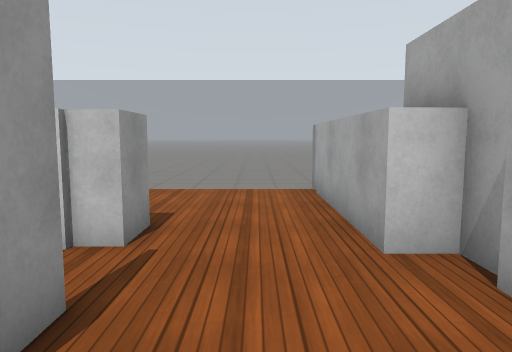
view 1 (above)

24 first-person views from a walk through a robot-simulator world made for Gazebo. The camera is 1.2 m above the floor, tilts 6° down and sees 70° across. The floor is counted in squares, 1 m on a side. Each view is taken from the middle of a square. On the plan, view 1 faces up. The plan holds only what a view shows up to about 14 squares ahead; the rest is blank. Gazebo's built-in surfaces are drawn with simple patterns.

view 2
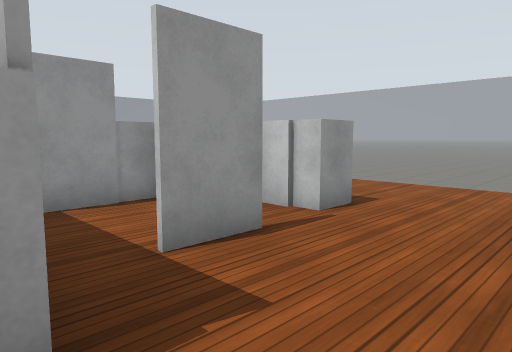

view 3
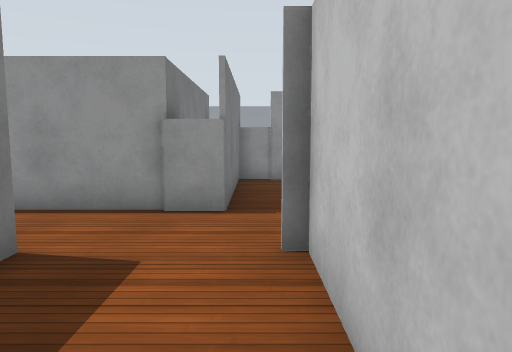

view 4
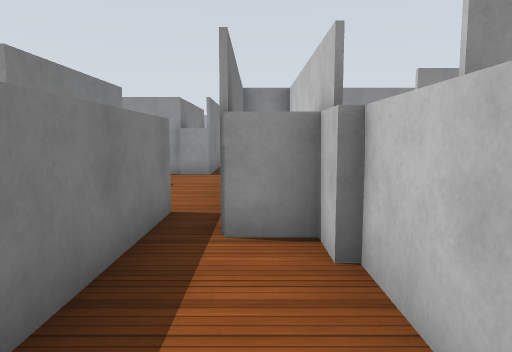

view 5
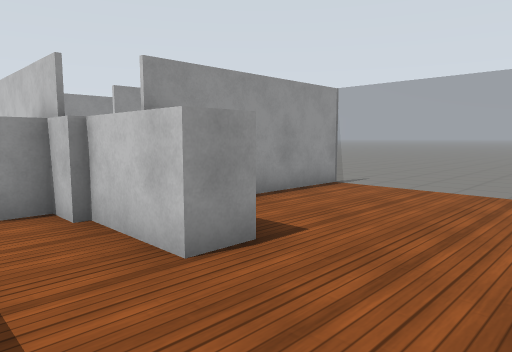

view 6
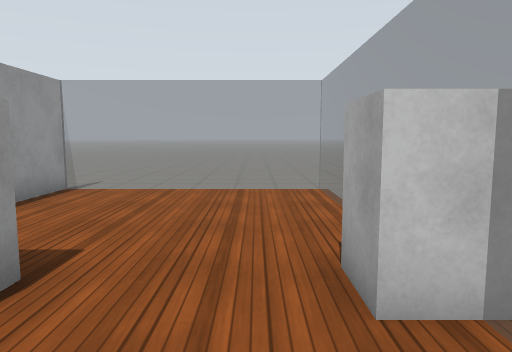

view 7
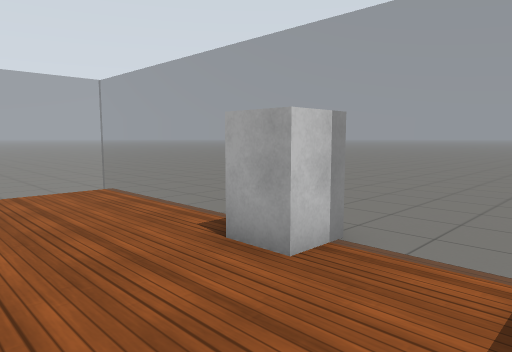

view 8
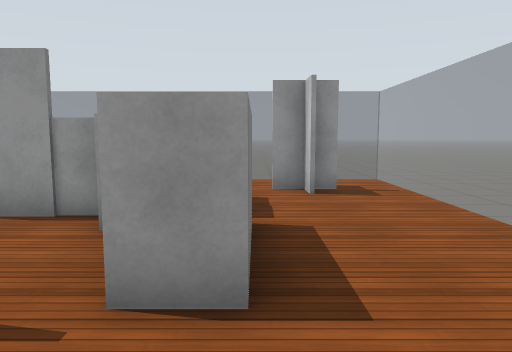

view 9
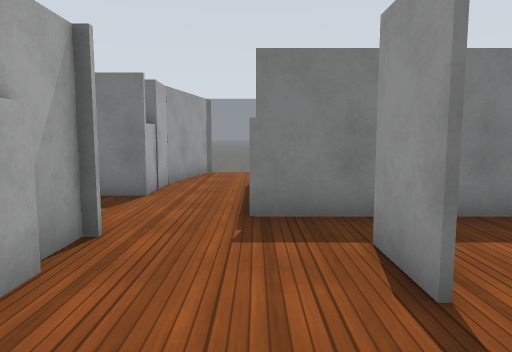

view 10
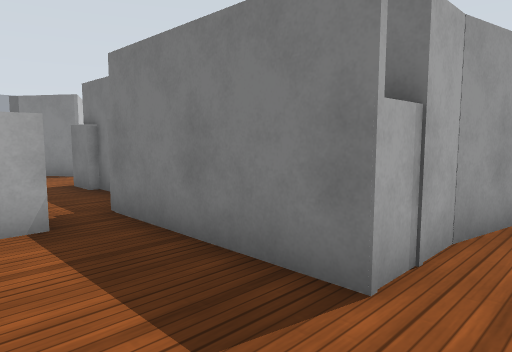

view 11
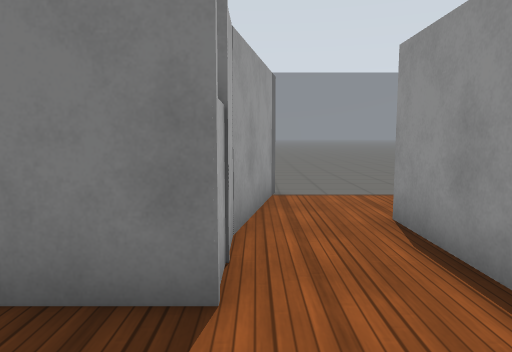

view 12
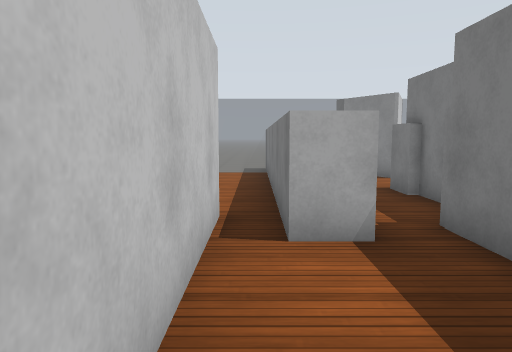

view 13
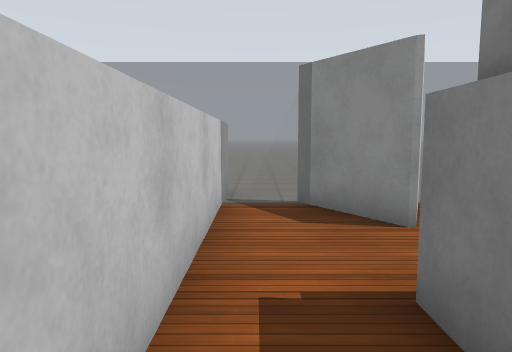

view 14
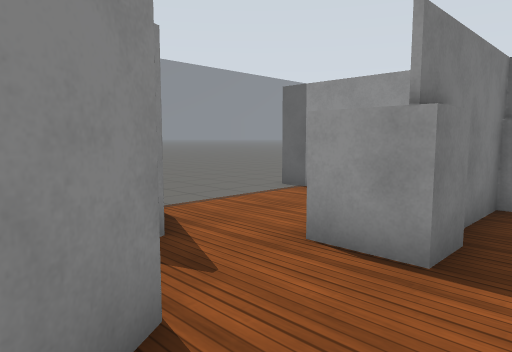

view 15
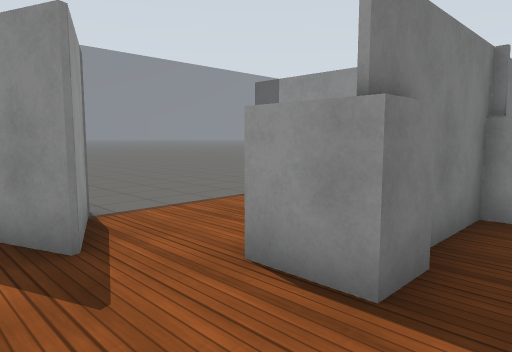

view 16
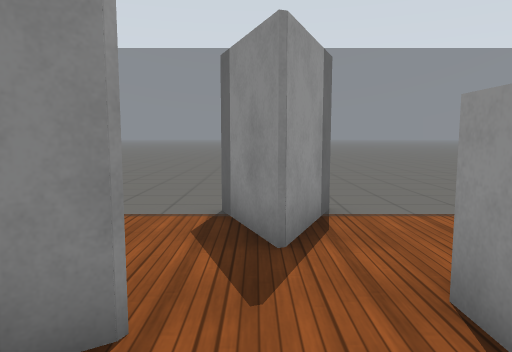

view 17
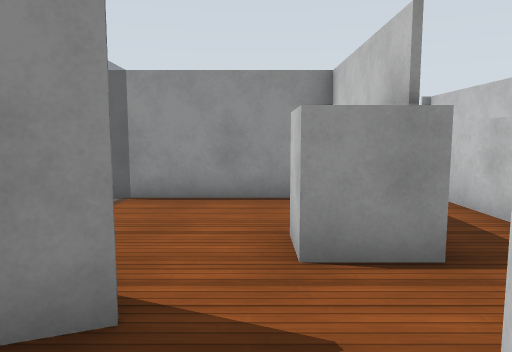

view 18
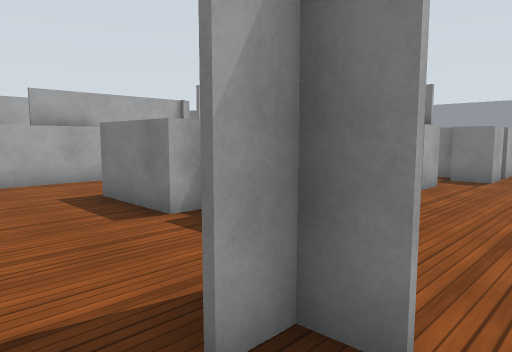

view 19
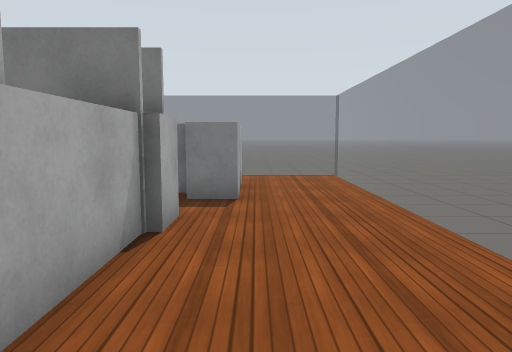

view 20
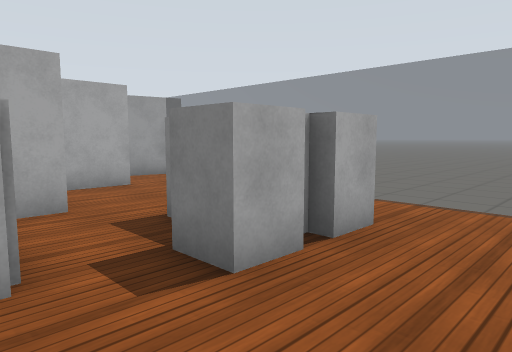

view 21
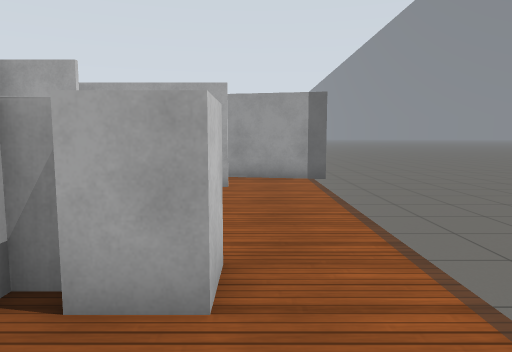

view 22
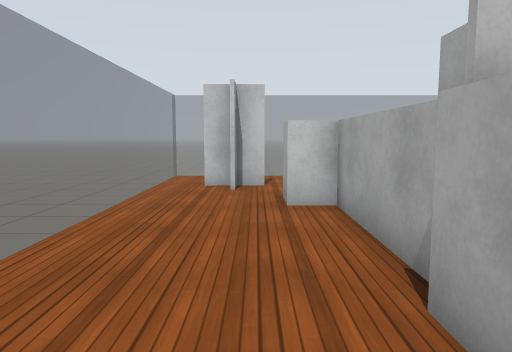

view 23
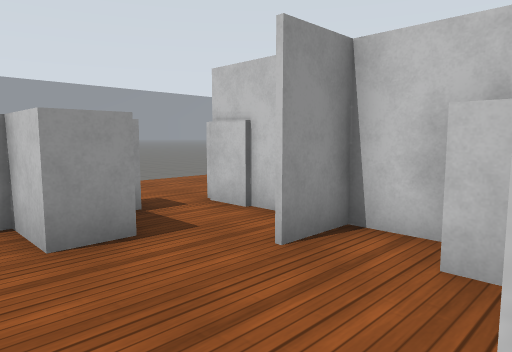

view 24
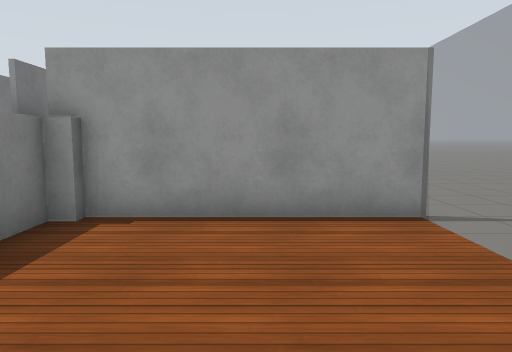

### Floor plan
Key: @ floor where view 1 was taken; # wall or solid block; . floor; = window, fence, low wall or low ledge; B white box.
Columns run from 10 left of view 1 to 16 right of it. Each row starts with its distance up from view 1.
  9 .===== =====B     =======..
  8 =...........B     #......=.
  7 =...........#     #......=.
  6 =.##........#     #......=.
  5 =.....B#B...#     #......=
  4 =...B####...#     #......
  3 =....#B.....#B    ####..BB.
  2 =....#...#..B ########...=.
  1 =....#...#..#####B.......=.
  0 =....#....@..............=#
 -1 =....####BB......##########
 -2 =......#.B#..............=.
 -3 =...B.....#..B##BB##B...#=.
 -4 =...BBB...#..##  #..B..##
 -5 =...BBB...#.#    #.......=
 -6 =...........#    #....#..
 -7 =...........#    #...##..
 -8 .============    ========

Positions as (right, up) in squares from view 1, and headings:
1: (0, 0), facing up
2: (2, -1), facing up-left
3: (6, 0), facing left
4: (12, 1), facing left
5: (14, 0), facing up-left
6: (13, 0), facing up
7: (11, 0), facing up-right
8: (1, 5), facing left
9: (0, 5), facing down
10: (1, 0), facing down-right
11: (2, 0), facing down
12: (2, 0), facing right
13: (8, -2), facing right
14: (14, -2), facing down-left
15: (13, -2), facing down-left
16: (12, -2), facing down
17: (14, -5), facing left
18: (-9, 8), facing down-right
19: (-7, 4), facing down
20: (-9, -1), facing down-right
21: (-9, -6), facing right
22: (-7, -3), facing up
23: (0, -6), facing up-left
24: (14, 6), facing left
